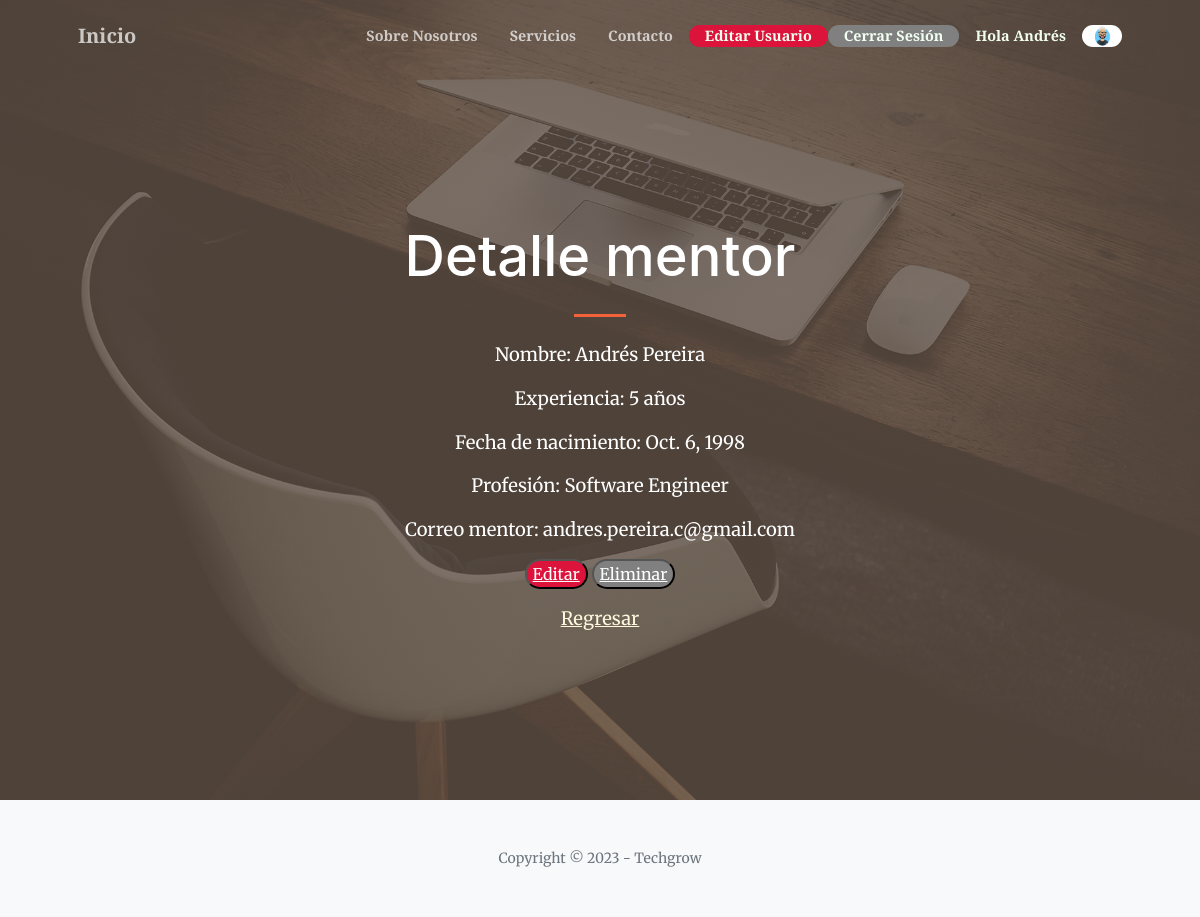
/Consultorias/mentor/1 (signed in), run on the app's committed database.
### Consultorias/models.py (models this page shows, shortened)
class Avatar(models.Model):
    user = models.ForeignKey(User, on_delete=models.CASCADE)
    image= models.ImageField(upload_to="media", null=True, blank=True)

class Mentor(models.Model):
    MENTOR_PROFFESIONS = [
        ("Industrial Engineer", "Industrial Engineer"),
        ("Software Engineer", "Software Engineer"),
        ("Telecommunications Engineer", "Telecommunications Engineer"),
        ("Business Administration and Management", "Business Administration and Management"),
    ]
    mentor_name = models.CharField(max_length=40)
    mentor_experience_years = models.IntegerField()
    mentor_date_of_birth = models.DateField()
    mentor_proffesion = models.CharField(
        max_length=40,
        choices=MENTOR_PROFFESIONS,
        default="Software Engineer"
    )
    mentor_email = models.EmailField(unique =True)
    vtoday = datetime.date.today()

### Consultorias/views.py (the view)
# urls.py: path('mentor/<int:pk>',views.mentorDetail.as_view(), name = "detalle_mentor"),
class mentorDetail(LoginRequiredMixin, DetailView):
      model = Mentor
      template_name= "Consultorias/mentors/mentor_detail.html"

### Consultorias/templates/Consultorias/mentors/mentor_detail.html (shortened to what this page needs)
{% extends "Consultorias/padre.html" %}
{% load static %}
{% block inicio %}
Detalle mentor
{% endblock %}
{% block resultadosparabuscador %}
    <div style="color:white">
    <p>Nombre: {{mentor.mentor_name}}</p>
    <p>Experiencia: {{mentor.mentor_experience_years}} años</p>
    <p>Fecha de nacimiento: {{mentor.mentor_date_of_birth}}</p>
    <p>Profesión: {{mentor.mentor_proffesion}}</p>
    <p>Correo mentor: {{mentor.mentor_email}}</p>
    </div>
    {% if  request.user.is_staff %}
    <button style="background-color:crimson; border-color:black;border-radius: 22px">
        <a style="color:white" href= '{% url "editar_mentores" mentor.mentor_name %}'> Editar </a>
    </button>
    <button style="background-color:gray; border-color:black;border-radius: 22px">
        <a style="color:white" href= '{% url "borrar_mentores" mentor.id %}'> Eliminar </a>
    </button>
    {% endif %}
    <p><a style="color:cornsilk ;" href='{% url "resultados_mentores" %}'> Regresar </a></p>
{% endblock %}

### Consultorias/templates/Consultorias/padre.html (shortened to what this page needs)
<!DOCTYPE html>
<html lang="en">
    <head>
        {% load static %}
        <link href="https://cdn.jsdelivr.net/npm/bootstrap-icons@1.5.0/font/bootstrap-icons.css" rel="stylesheet" />
        <link href="https://cdnjs.cloudflare.com/ajax/libs/SimpleLightbox/2.1.0/simpleLightbox.min.css" rel="stylesheet" />
        <link href="{% static 'Consultorias/css/styles.css' %}" rel="stylesheet" />
    </head>
    <body id="page-top">
        <nav class="navbar navbar-expand-lg navbar-light fixed-top py-3" id="mainNav">
            <div class="container px-4 px-lg-5">
                <a class="navbar-brand" class="nav-link" href='{% url "Inicio" %}'>Inicio</a>
                <div class="collapse navbar-collapse" id="navbarResponsive">
                    <ul class="navbar-nav ms-auto my-2 my-lg-0">
                        <li class="nav-item"><a class="nav-link" href='{% url "Inicio" %}#about'>Sobre Nosotros</a></li>
                        <li class="nav-item"><a class="nav-link" href='{% url "Inicio" %}#services'>Servicios</a></li>
                        <li class="nav-item"><a class="nav-link" href='{% url "Inicio" %}#contact'>Contacto</a></li>
                        {% if  request.user.is_authenticated %}
                        <li class="nav-item"><a class="nav-link" href='{% url "editar_usuario" %}' style="background-color:crimson;border-radius: 22px;color: honeydew;">Editar Usuario</a></li>
                        <li class="nav-item"><a class="nav-link" href='{% url "cerrar_sesion" %}' style="background-color:gray;border-radius: 22px;color: honeydew;">Cerrar Sesión</a></li>
                        <li class="nav-item"><a class="nav-link" style="color: honeydew;">Hola {{user.first_name}}</a></li>
                        {% with user.avatar_set.last as profileavatar %}
                        {% if profileavatar %}
                        <img src="{{profileavatar.image.url}}" alt="" style="max-width: 40px;border-radius: 22px;margin-right: auto; margin-left: auto;">
                        {% endif %}
                        {% endwith %}
                        {% endif %}
                    </ul>
                </div>
            </div>
        </nav>
        <header class="masthead">
            <div class="container px-4 px-lg-5 h-100">
                <div class="row gx-4 gx-lg-5 h-100 align-items-center justify-content-center text-center">
                    <div class="col-lg-8 align-self-end">
                        <h1 class="text-white font-weight-bold">        {% block inicio %} {% endblock %}</h1>
                        <hr class="divider" />
                        <p>{% block resultadosparabuscador %} {% endblock %} </p>
                    </div>
                </div>
            </div>
        </header>
        <footer class="bg-light py-5">
            <div class="container px-4 px-lg-5"><div class="small text-center text-muted">Copyright &copy; 2023 - Techgrow</div></div>
        </footer>
    </body>
</html>

### data on the page
Avatar: image (picture)
Mentor: mentor_name "Andrés Pereira", mentor_experience_years "5", mentor_date_of_birth "Oct. 6, 1998", mentor_proffesion "Software Engineer", mentor_email "andres.pereira.c@gmail.com"

### other printed values
{{ user.first_name }} "Andrés"
